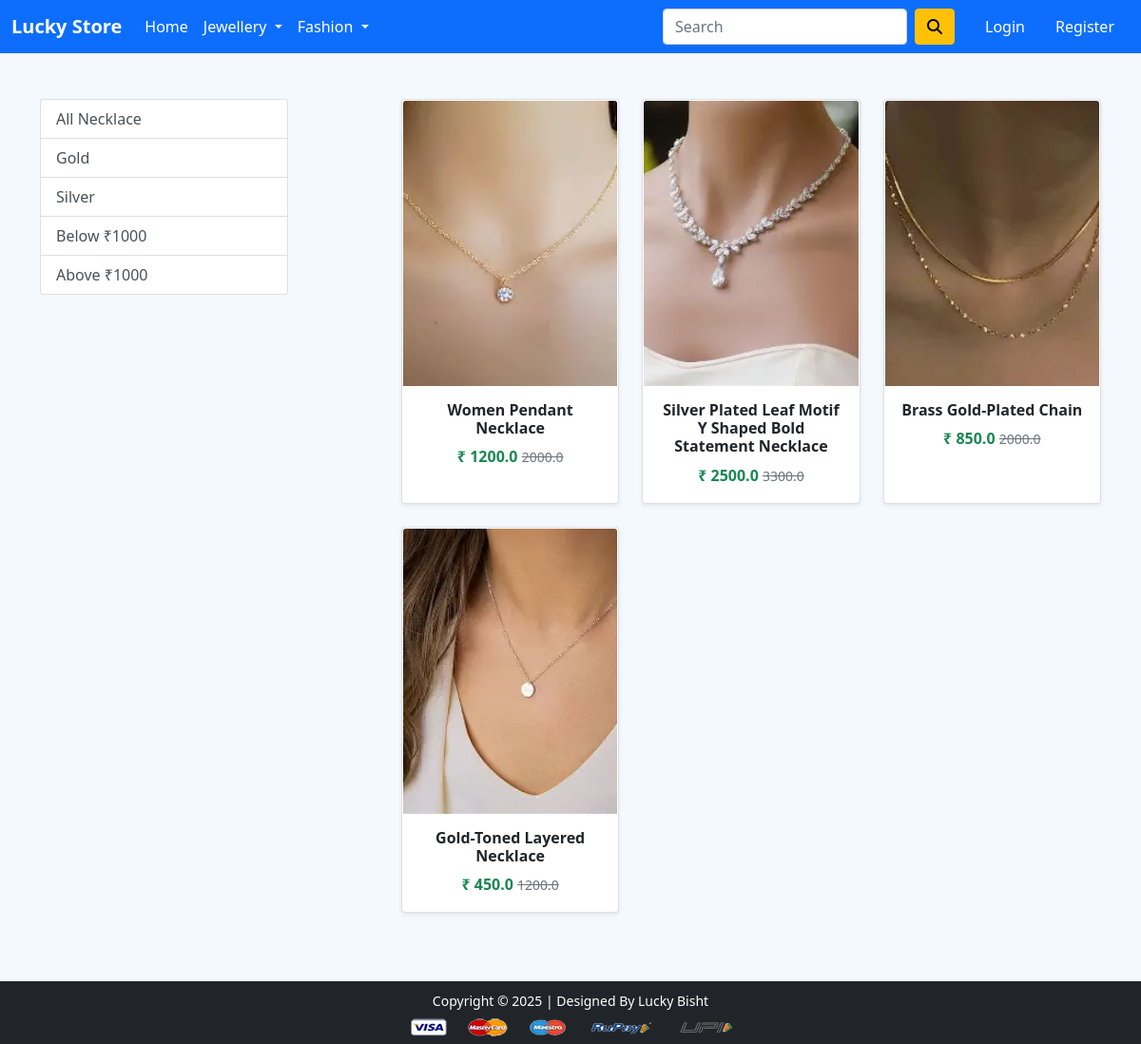
The app's page /necklace/ with its own data.
### app/models.py (models this page shows, shortened)
class Product(models.Model):
    title = models.CharField(max_length=100)
    selling_price = models.FloatField()
    discounted_price = models.FloatField()
    description = models.TextField()
    brand = models.CharField(max_length=100)
    category = models.CharField(choices=CATEGORY_CHOICES, max_length=2)
    product_image = models.ImageField(upload_to='producting')

### app/views.py (the view)
# urls.py: path('necklace/', views.necklace, name='necklace'),
def necklace(request, data=None):
    return category_filter(request, 'N', ['Gold', 'Silver'], 1000, 'app/necklace.html', 'necklace', data)

### app/context_processors.py (called while the page is built)
def cart_item_count(request):
    if request.user.is_authenticated:
        cart_count = Cart.objects.filter(user=request.user).count()
    else:
        cart_count = 0
    return {
        'cart_item_count': cart_count
    }

### app/views.py (called while the page is built, shortened)
def category_filter(request, category, brand_list=None, price_limit=None, template=None, context_name=None, data=None):
    products = Product.objects.filter(category=category)
    return render(request, template, {context_name: products})

### app/templates/app/necklace.html (shortened to what this page needs)
{% extends 'app/base.html' %}
{% load static %}
{% block main-content %}
<div class="container my-5">
  <div class="row">
    <div class="col-sm-3">
      <div class="list-group">
        <a href="{% url 'necklace' %}"
           class="list-group-item list-group-item-action">
          All Necklace
        </a>
        <a href="{% url 'necklacedata' 'Gold' %}"
           class="list-group-item list-group-item-action">
          Gold
        </a>
        <a href="{% url 'necklacedata' 'Silver' %}"
           class="list-group-item list-group-item-action">
          Silver
        </a>
        <a href="{% url 'necklacedata' 'below' %}"
           class="list-group-item list-group-item-action">
          Below ₹1000
        </a>
        <a href="{% url 'necklacedata' 'above' %}"
           class="list-group-item list-group-item-action">
          Above ₹1000
        </a>
      </div>
    </div>
    <div class="col-sm-8 offset-sm-1">
      <div class="row">
        {% for product in necklace %}
        <div class="col-sm-4 mb-4">
          <div class="card text-center shadow-sm h-100">
            <a href="{% url 'product-detail' product.id %}" class="btn p-0">
              <img src="{{ product.product_image.url }}"
                   alt="{{ product.title }}"
                   class="card-img-top img-fluid"
                   style="height:300px; object-fit:cover;">
              <div class="card-body">
                <h6 class="fw-bold">{{ product.title }}</h6>
                <p class="fw-bold text-success mb-0">
                  ₹ {{ product.discounted_price }}
                  <small class="fw-light text-muted text-decoration-line-through">
                    {{ product.selling_price }}
                  </small>
                </p>
              </div>
            </a>
          </div>
        </div>
        {% empty %}
          <h5 class="text-center mt-5">No Products Available</h5>
        {% endfor %}
      </div>
    </div>
  </div>
</div>
{% endblock main-content %}

### app/static/app/css/style.css (style rules this page uses)
body { background-color: #f4f9ff; }

### records on screen
Product: product_image (picture), title "Women Pendant Necklace", discounted_price "1200.0", selling_price "2000.0"
Product: product_image (picture), title "Silver Plated Leaf Motif Y Shaped Bold Statement Necklace", discounted_price "2500.0", selling_price "3300.0"
Product: product_image (picture), title "Brass Gold-Plated Chain", discounted_price "850.0", selling_price "2000.0"
Product: product_image (picture), title "Gold-Toned Layered Necklace", discounted_price "450.0", selling_price "1200.0"
